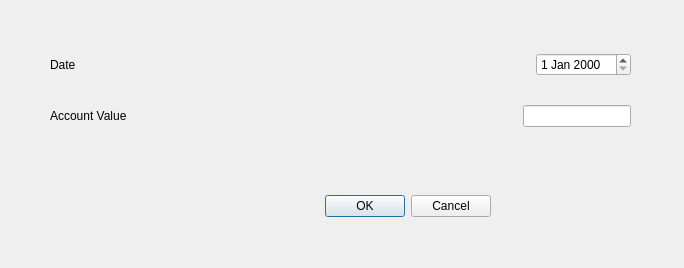
<?xml version="1.0" encoding="UTF-8"?>
<ui version="4.0">
 <class>accountValueDialog</class>
 <widget class="QDialog" name="accountValueDialog">
  <property name="geometry">
   <rect>
    <x>0</x>
    <y>0</y>
    <width>684</width>
    <height>268</height>
   </rect>
  </property>
  <property name="windowTitle">
   <string>Add Account Value</string>
  </property>
  <widget class="QDialogButtonBox" name="buttonBox">
   <property name="geometry">
    <rect>
     <x>-130</x>
     <y>190</y>
     <width>621</width>
     <height>32</height>
    </rect>
   </property>
   <property name="orientation">
    <enum>Qt::Horizontal</enum>
   </property>
   <property name="standardButtons">
    <set>QDialogButtonBox::Cancel|QDialogButtonBox::Ok</set>
   </property>
  </widget>
  <widget class="QWidget" name="verticalLayoutWidget">
   <property name="geometry">
    <rect>
     <x>50</x>
     <y>30</y>
     <width>581</width>
     <height>121</height>
    </rect>
   </property>
   <layout class="QVBoxLayout" name="verticalLayout">
    <item>
     <layout class="QHBoxLayout" name="horizontalLayout_2">
      <item>
       <widget class="QLabel" name="label_2">
        <property name="text">
         <string>Date</string>
        </property>
       </widget>
      </item>
      <item>
       <widget class="QDateEdit" name="account_date">
        <property name="sizePolicy">
         <sizepolicy hsizetype="Fixed" vsizetype="Fixed">
          <horstretch>0</horstretch>
          <verstretch>0</verstretch>
         </sizepolicy>
        </property>
        <property name="keyboardTracking">
         <bool>false</bool>
        </property>
       </widget>
      </item>
     </layout>
    </item>
    <item>
     <layout class="QHBoxLayout" name="horizontalLayout">
      <item>
       <widget class="QLabel" name="label_4">
        <property name="text">
         <string>Account Value</string>
        </property>
       </widget>
      </item>
      <item>
       <widget class="QLineEdit" name="account_value">
        <property name="enabled">
         <bool>true</bool>
        </property>
        <property name="sizePolicy">
         <sizepolicy hsizetype="Fixed" vsizetype="Fixed">
          <horstretch>0</horstretch>
          <verstretch>0</verstretch>
         </sizepolicy>
        </property>
        <property name="alignment">
         <set>Qt::AlignRight|Qt::AlignTrailing|Qt::AlignVCenter</set>
        </property>
       </widget>
      </item>
     </layout>
    </item>
   </layout>
  </widget>
 </widget>
 <resources/>
 <connections>
  <connection>
   <sender>buttonBox</sender>
   <signal>accepted()</signal>
   <receiver>accountValueDialog</receiver>
   <slot>accept()</slot>
   <hints>
    <hint type="sourcelabel">
     <x>248</x>
     <y>254</y>
    </hint>
    <hint type="destinationlabel">
     <x>157</x>
     <y>274</y>
    </hint>
   </hints>
  </connection>
  <connection>
   <sender>buttonBox</sender>
   <signal>rejected()</signal>
   <receiver>accountValueDialog</receiver>
   <slot>reject()</slot>
   <hints>
    <hint type="sourcelabel">
     <x>316</x>
     <y>260</y>
    </hint>
    <hint type="destinationlabel">
     <x>286</x>
     <y>274</y>
    </hint>
   </hints>
  </connection>
 </connections>
</ui>
